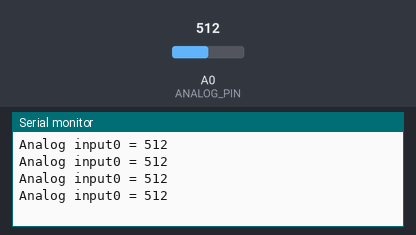
Simulated run of this sketch. Board: Arduino Uno, built with avr-gcc and run on an emulated ATmega328P. Shown: the last lines printed to the serial monitor. The test bench sets the inputs (shaded band); at power-on: A0 (ANALOG_PIN) = 512.

Above: at 1.2 s.
1.3 s: A0 (ANALOG_PIN) set to 716
At 1.71 s:
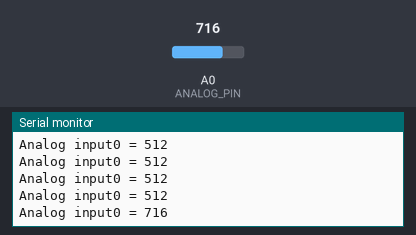
2.8 s: A0 (ANALOG_PIN) set to 900
At 2.91 s:
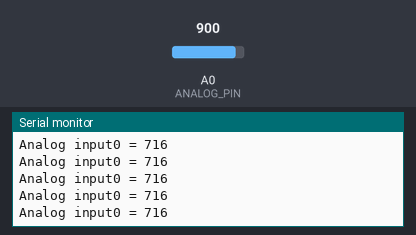
Timing chart, 0 to 5.8 s (numbered marks = the images above; inputs shaded):
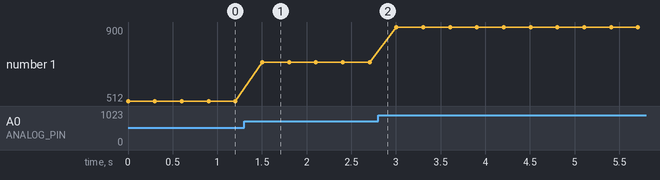

Measured:
- after the input at 1.3 s, the serial monitor: prints a new line after 0.20 s (image 1)
- plotted number 1: 512 → 716 after the input at 1.3 s, 716 → 900 after the input at 2.8 s

The sketch:

NodeMCU_AnalogTest.ino
```cpp
#define ANALOG_PIN A0       // Analog input at pin A0.
int analogValue = 0;        // Variable for store analog value

void setup()
{
  Serial.begin(115200);       // set serial port at 115200 bps
}

void loop()
{
  analogValue = analogRead(ANALOG_PIN);   // Read analog input at pin An 0.
  Serial.print("Analog input0 = ");       // Send string to serial port.
  Serial.println(analogValue);            // Send analog value to serial port.
  delay(300);                            // Delay 0.3 second.
}
```
